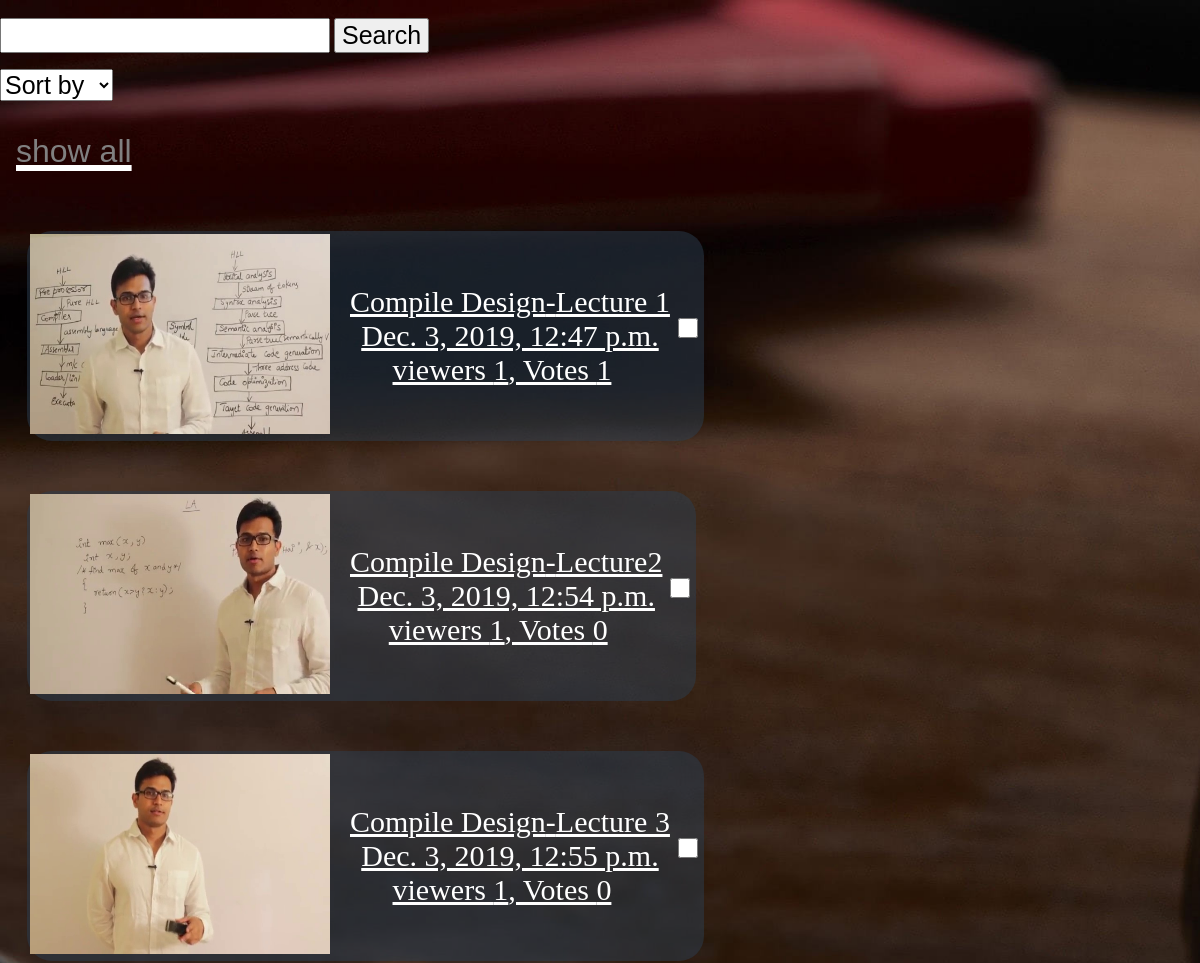
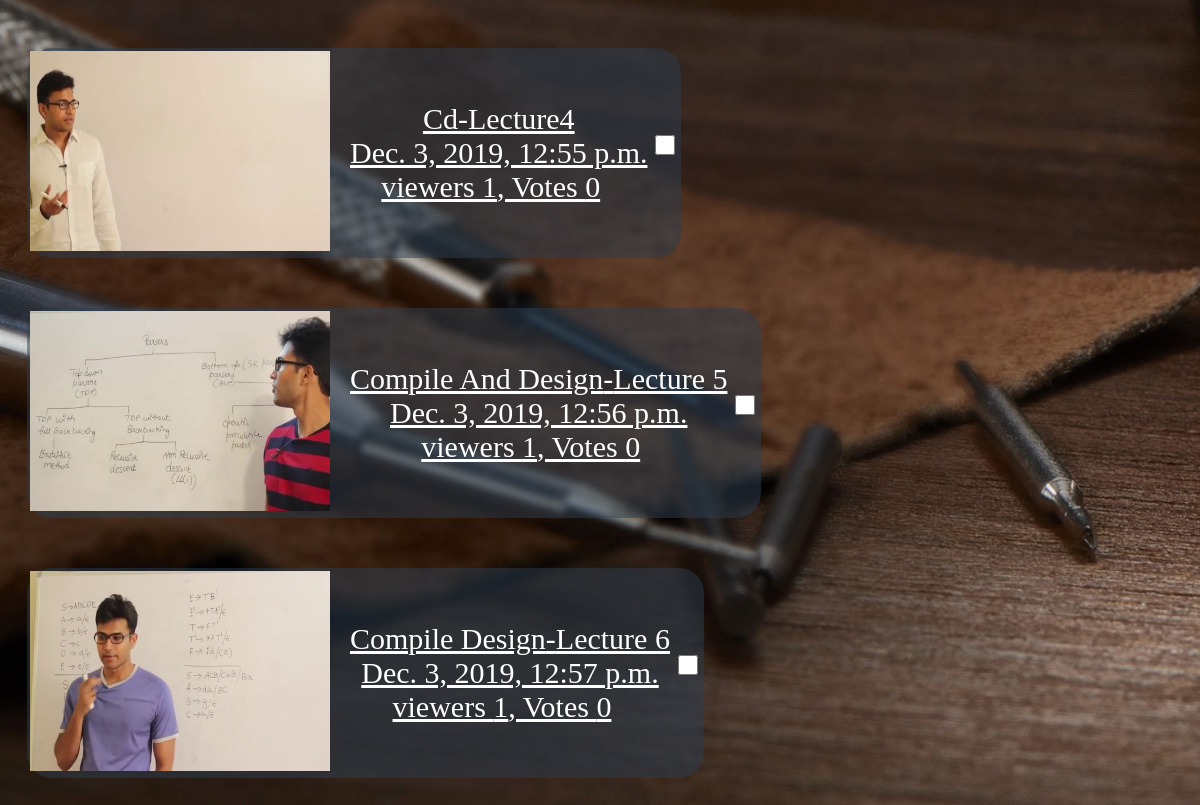
/menu (signed in), run on the app's committed database (2 pictures, top to bottom).
### cloneapp/models.py (models this page shows, shortened)
class Videos(models.Model):
    title = models.CharField(max_length = 30 )
    description = models.TextField(max_length = 300 )
    videofile = models.FileField(upload_to = 'videos/' ,null = True,verbose_name="")
    datetime  = models.DateTimeField(null = False,blank = False,auto_now_add = True )
    user = models.ForeignKey('auth.User',on_delete = models.CASCADE)
    user_viewed = models.IntegerField(default = 0)
    votes = models.IntegerField(default = 0)
    size = models.FloatField(default = 0)

### cloneapp/views.py (the view, shortened to what this page needs)
# urls.py: path(r'menu',Menu.as_view(),name='menu'),
class Menu(View):
    def get(self,request):
        search_value = 'none'
        url_of_video_student = []
        url_of_video_teacher = []
        if request.user.is_authenticated:
            videos = Videos.objects.filter(user = request.user)
            for v in videos:
                    score = liked_video.objects.filter(video = v).count()
                    v.votes = score
                    v.save()
            videos = Videos.objects.filter(user = request.user).order_by('-votes')
            for video in videos:
                i = -1
                string = str(video.videofile)
                while(string[i] != '.'):
                    i = i-1
                if string[i+1:] == "mp4" or string[i+1:] == "3gp":
                    url_of_video_teacher.append(video)
            context = {'is_superuser':True,'videos':url_of_video_teacher,'length':len(url_of_video_teacher),'search_value':search_value}
            template = loader.get_template('html_ki_file/menu.html')
            return HttpResponse(template.render(context,request))
        else:
            return HttpResponse('login first')

### cloneapp/templates/html_ki_file/menu.html (shortened to what this page needs)
{% load staticfiles %}
<link rel = "stylesheet" type="text/css" href = "{% static 'style.css' %}">
<html>
<head>
</head>
<body>
<br>
<form action = "../menu" method = "POST">
<input type = "text" name = "searching" style = "font-size:25;">
<input type = "submit" value = "Search" style = "font-size:25;">
</form>
{% if is_sorted %}
<select onchange = "func2();" style = "font-size:25;">
<option value = "0">duration </option>
<option value = "1">Sort by</option>
</select>
{% else %}
<select onchange = "func(value + ' ' + '{{search_value}}');" style = "font-size:25;">
<option value = "0">Sort by </option>
</select>
{% endif %}
<a href = "../menu"><p style = "color:grey;"><font size = "6">show all</font></p></a><br>
<div style = "float:left;" id="content">
<table>
<table>
{% for video in videos %}
<tr id= "row" style='float:left;border-radius:25px;margin:25px;background: rgba(44,62,80,0.5);text-align:center;'>
<td ><a href="../home2/{{video.id}}/" target = "main">
<img width = "300" height = "200"  src ="{{MEDIA_URL}}/images/image{{video.id}}.jpg"></img></a>
</td>
<td >
<a href="../home2/{{video.id}}/" target = "main">{{video.title}}-{{video.description}}</font><br>{{video.datetime}}<br>
viewers {{video.user_viewed}}, Votes {{video.votes}}</a>
</td>
{% if is_superuser %}
<td>
<form action = "">
<input type="checkbox" value = {{video.id}} onclick = "clicked(this);" style="width:20px;height:20px;"></input>
</form>
</td>
{% endif %}
</tr>
{% endfor %}
</table>
</body>
</html>

### cloneapp/static/style.css (style rules this page uses)
p { color:#3498db; font-family: sans-serif; font-size: 2em; padding:16px; margin:16px 0 0 0; }
body { margin: 0; padding: 0; background: url('images/new.jpg'); background-size: cover; }

### cloneapp/templates/html_ki_file/menu.html (style rules this page uses)
a { color:white; font-size : 30px; }

### data on the page
Videos: shows a picture, title "Compile Design", description "Lecture 1", datetime "Dec. 3, 2019, 12:47 p.m.", user_viewed "1", votes "1"
Videos: shows a picture, title "Compile Design", description "Lecture2", datetime "Dec. 3, 2019, 12:54 p.m.", user_viewed "1", votes "0"
Videos: shows a picture, title "Compile Design", description "Lecture 3", datetime "Dec. 3, 2019, 12:55 p.m.", user_viewed "1", votes "0"
Videos: shows a picture, title "Cd", description "Lecture4", datetime "Dec. 3, 2019, 12:55 p.m.", user_viewed "1", votes "0"
Videos: shows a picture, title "Compile And Design", description "Lecture 5", datetime "Dec. 3, 2019, 12:56 p.m.", user_viewed "1", votes "0"
Videos: shows a picture, title "Compile Design", description "Lecture 6", datetime "Dec. 3, 2019, 12:57 p.m.", user_viewed "1", votes "0"
